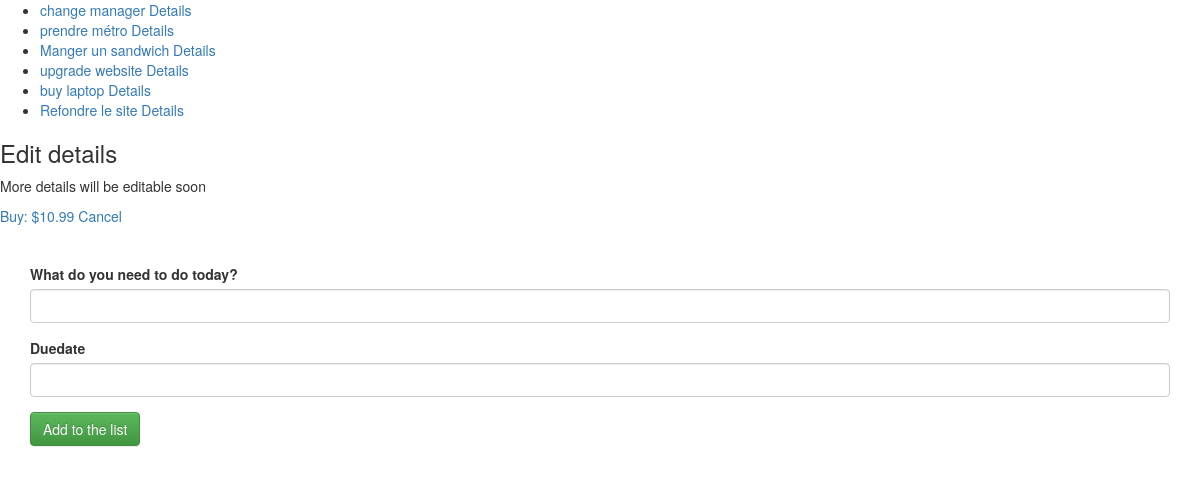
/listcreate/ (signed in), run on an earlier commit of the app's database.
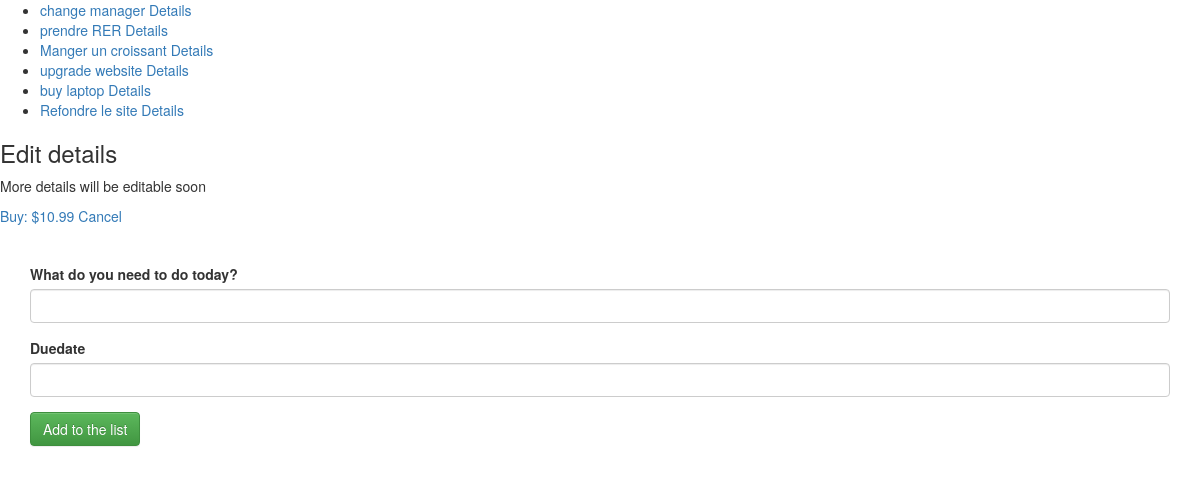
And on a later commit of the database.
### core/models.py (models this page shows, shortened)
class Entry(models.Model):
	user = models.ForeignKey(User)
	name = models.CharField(max_length=50)
	data = models.CharField(max_length=200, blank=True)
	order = models.IntegerField(default=1000)
	duedate = models.DateTimeField(null=True, blank=True)
	done = models.IntegerField(default=0) # 0 = to do / 1 = completed
	impediment = models.IntegerField(default=0) # 0 = No / 1 = Yes
	assignees = models.ManyToManyField(User, related_name='assignees',blank=True)
	created_at = models.DateTimeField(auto_now_add=True)
	class Meta:
		ordering = ['order']
		verbose_name_plural = "entries"
	def __str__(self):
		return str(self.name)
	def update_entry_url(self):
		return reverse (viewname="detail", args=[self.id])

### core/views.py (the view, shortened to what this page needs)
# urls.py: url(r'^listcreate/$', coreviews.ListAppend.as_view(), name='listappend'),
class ListAppend(ListAppendView):
	model = coremodels.Entry
	template_name = 'entry/listcreate.html'
	def get_queryset(self):
		return coremodels.Entry.objects.filter(user=self.request.user).order_by('order')

### core/models.py
class EntryCreateForm(ModelForm):
	class Meta:
		model = Entry
		fields = ['name','duedate'] # the form on the homepage
	def __init__(self, *args, **kwargs): # current_business, as parameter (cf Creeam)
		super(EntryCreateForm, self).__init__(*args, **kwargs)
		self.fields['name'].label = "What do you need to do today?"

### core/models.py (called while the page is built)
	def get(self, request, *args, **kwargs):
		self.object_list = self.get_queryset()
		allow_empty = self.get_allow_empty()
		if not allow_empty and len(self.object_list) == 0:
			raise Http404(_(u"Empty list and '%(class_name)s.allow_empty' is False.")
							% {'class_name': self.__class__.__name__})
		self.object = None
		form_class = self.get_form_class()
		form = self.get_form(form_class)
		context = self.get_context_data(object_list=self.object_list, form=form)
		return self.render_to_response(context)

### templates/entry/listcreate.html (shortened to what this page needs)
{% load widget_tweaks %}
<link rel="stylesheet" href="http://code.jquery.com/mobile/1.4.5/jquery.mobile-1.4.5.min.css" />
<link rel="stylesheet" href="https://maxcdn.bootstrapcdn.com/bootstrap/3.3.6/css/bootstrap.min.css">
<link rel="stylesheet" href="https://maxcdn.bootstrapcdn.com/bootstrap/3.3.6/css/bootstrap-theme.min.css">
<ul data-role="listview" data-filter="true"  data-split-icon="gear" data-split-theme="a" data-filter-placeholder="Search an action ..." data-inset="true">
    {% for objects in object_list %}
      <li id="entry_{{ objects.id }}" class="ui-state-default">
        <a href="{{ objects.update_entry_url }}" data-ajax="false">{{ objects }}</a>
<a href="#details" data-rel="popup" data-position-to="window" data-transition="pop">Details</a>
      </li>
    {% endfor %}
</ul>
{% include 'entry/popup.html' %}
<p>
<section id="services">
<div class="container">
<div class="row">
{% if form %}
<div class="col-md-12">
<form action="" method="post" data-ajax="false" enctype="multipart/form-data">{% csrf_token %}{{ form.media }}
{% for field in form %}
<div class="form-group warning">
<label for="exampleInputFile">{{ field.label }}</label>
{{ field|add_class:"form-control"}}
</div>
{% endfor %}
<input type="submit" class="btn btn-success" role="button" value="{{ verb|default:"Add to the list" }}" />
</form>
</div>
{% endif %}
</div>
</div>
</section>

What changed in the data, as far as the page shows it:
changed Entry: name "prendre métro" → "prendre RER"
changed Entry: name "Manger un sandwich" → "Manger un croissant"
